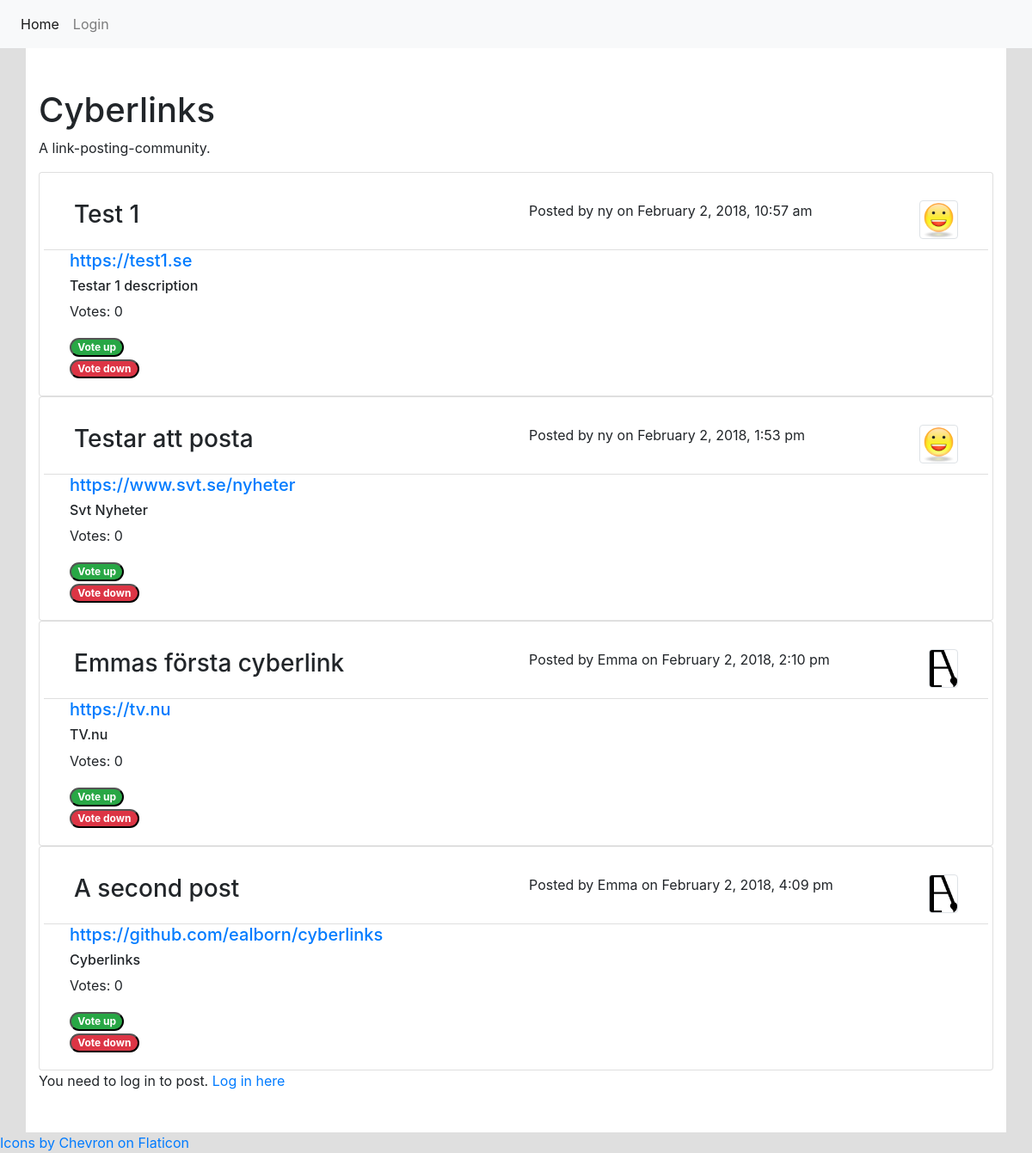
Before: / with the older database file.
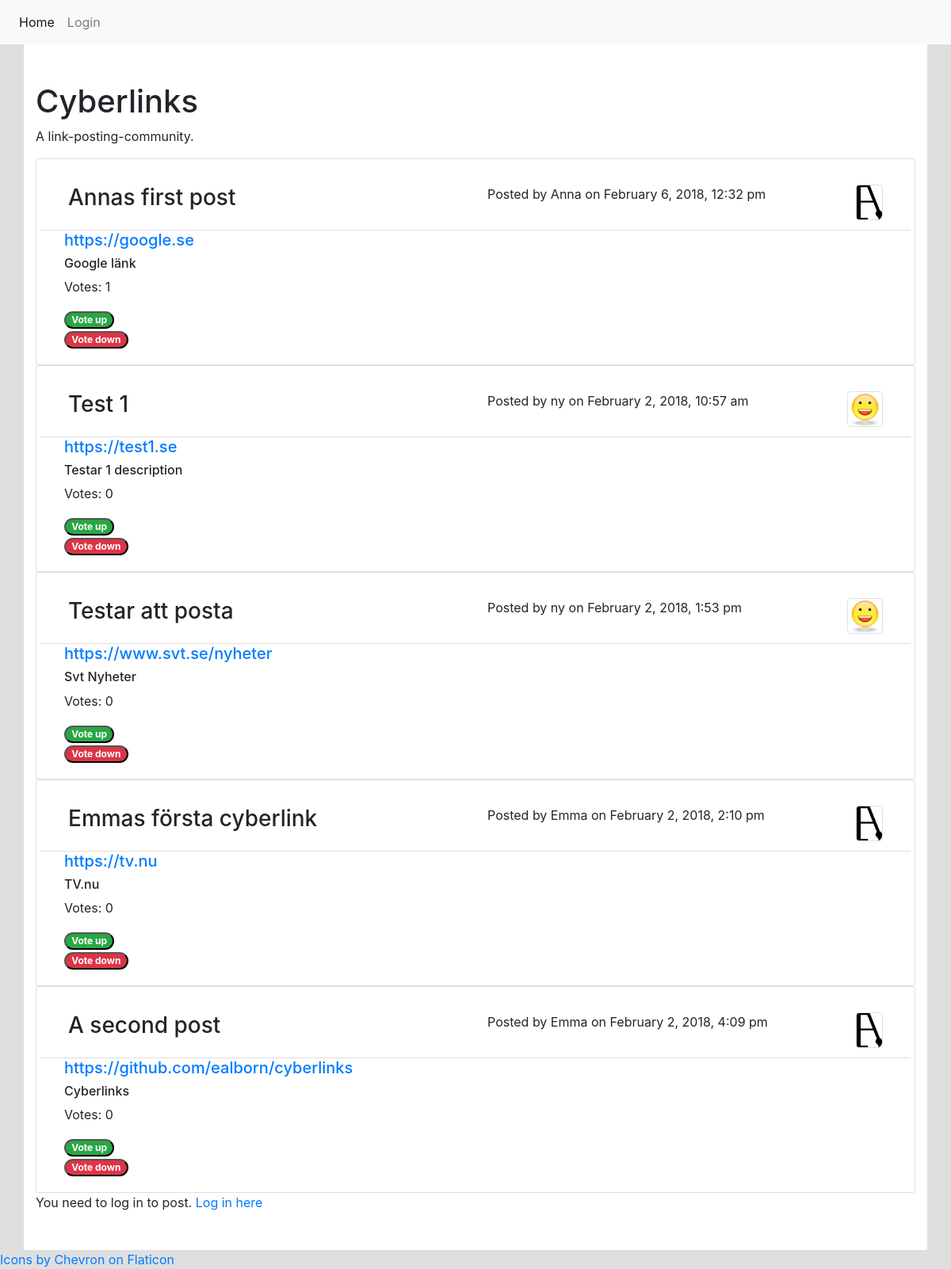
After: the same page with the newer database file.
### tables this page shows
CREATE TABLE "Entry" (
	`entry_id`	INTEGER NOT NULL PRIMARY KEY AUTOINCREMENT UNIQUE,
	`title`	TEXT NOT NULL,
	`description`	TEXT NOT NULL,
	`link`	TEXT NOT NULL,
	`post_date`	TEXT NOT NULL,
	`poster`	TEXT NOT NULL
);

### app/config.php (called while the page is built, shortened)
<?php
return [
    'title' => 'Cyberlinks',
    'database_path' => sprintf('sqlite:%s/database/data1.db', __DIR__),
];

### app/autoload.php (called while the page is built, shortened)
<?php
$config = require __DIR__.'/config.php';

### index.php (the view, shortened to what this page needs)
<?php
require __DIR__.'/views/header.php';
?>
<article>
  <h1><?php echo $config['title']; ?></h1>
  <p>A link-posting-community.</p>
</article>
  <?php
  $stmt = $pdo->prepare("SELECT Entry.*, User.user_id, User.username, User.avatar, Votes.* FROM Entry JOIN User ON Entry.poster=User.username JOIN Votes ON Votes.vote_id=Entry.entry_id ORDER BY score DESC");
  $stmt->execute();
  $entries = $stmt->fetchAll(PDO::FETCH_ASSOC);
  foreach ($entries as $entry) {
    $title = $entry['title'];
    $link = $entry['link'];
    $description = $entry['description'];
    $post_date = $entry['post_date'];
    $avatar = $entry['avatar'];
    $username = $entry['username'];?>
  <div class="card">
    <div class="card-body">
        <div class="card-header row">
          <div class="col-6">
            <h3 class=""><?php echo $title ?></h3>
          </div>
          <div class="col">
            <img src="uploads/<?php echo $avatar; ?>" class="img-thumbnail mini float-right">
            <p class=""><?php echo "Posted by ".$username. " on ".$post_date; ?></p>
          </div>
        </div>
          <h5 class="col-6"><a href="<?php echo $link; ?>" target="_blank"> <?php echo $entry['link']; ?></a></h5>
          <h6 class="col-6"><?php echo $description ?></h6>
          <p class="col-6"><?php echo "Votes: ".$entry['score']?></p>
          <div class="container">
            <div class="row col-6">
              <form action="/app/auth/upVote.php" method="post">
                <button type="submit" class="badge badge-pill badge-success" name="upv">Vote up</button>
              </form>
            </div>
            <div class="row col-6">
              <form action="/app/auth/downVote.php" method="post">
                <button type="submit" class="badge badge-pill badge-danger" name="downv">Vote down</button>
              </form>
            </div>
          </div>
      </div>
  </div>
  <?php
}
?>
<?php if (isset($_SESSION['userSession'])) {
  require __DIR__.'/newpost.php';
} else {
  echo "You need to log in to post.";?>
  <a href="/login.php">Log in here</a>
  <?php
}
require __DIR__.'/views/footer.php';
?>
<a href="https://www.flaticon.com/search?word=chevron">Icons by Chevron on Flaticon</a>

### views/header.php (shortened to what this page needs)
<?php
require __DIR__.'/../app/autoload.php';
?>
<!DOCTYPE html>
<html lang="en">
<head>
    <link rel="stylesheet" href="https://maxcdn.bootstrapcdn.com/bootstrap/4.0.0-beta.2/css/bootstrap.min.css">
    <link rel="stylesheet" href="/assets/styles/main.css">
</head>
<body>
    <?php require __DIR__.'/navigation.php'; ?>
    <div class="container py-5">

### views/navigation.php (shortened to what this page needs)
<nav class="navbar navbar-expand-lg navbar-light bg-light">
    <ul class="navbar-nav">
        <li class="nav-item">
            <a class="nav-link <?php echo $_SERVER['SCRIPT_NAME'] === '/index.php' ? 'active' : ''; ?>" href="/index.php">Home</a>
        </li>
        <?php if (isset($_SESSION['userSession'])) : ?>
        <li class="nav-item">
                <a class="nav-link" href="/app/auth/authlogout.php">Logout</a>
          <?php else: ?>
                <a class="nav-link <?php echo $_SERVER['SCRIPT_NAME'] === '/login.php' ? 'active' : ''; ?>" href="login.php">Login</a>
        <?php endif; ?>
    </ul>
</nav>

### views/footer.php (shortened to what this page needs)
    </div>
</body>
</html>

### assets/styles/main.css (style rules this page uses)
body { background-color: #dfdfdf; }
.container { background-color: white; }
.img-thumbnail { max-width:100px; max-height:100px; width: auto; height: auto; }
.mini { max-width:45px; max-height:45px; padding: 0; }
.card-header { background-color: white; }

Changed rows visible on the page:
added entry: title "Annas first post", username "Anna", post_date "February 6, 2018, 12:32 pm", link "https://google.se", description "Google länk", score "1"
